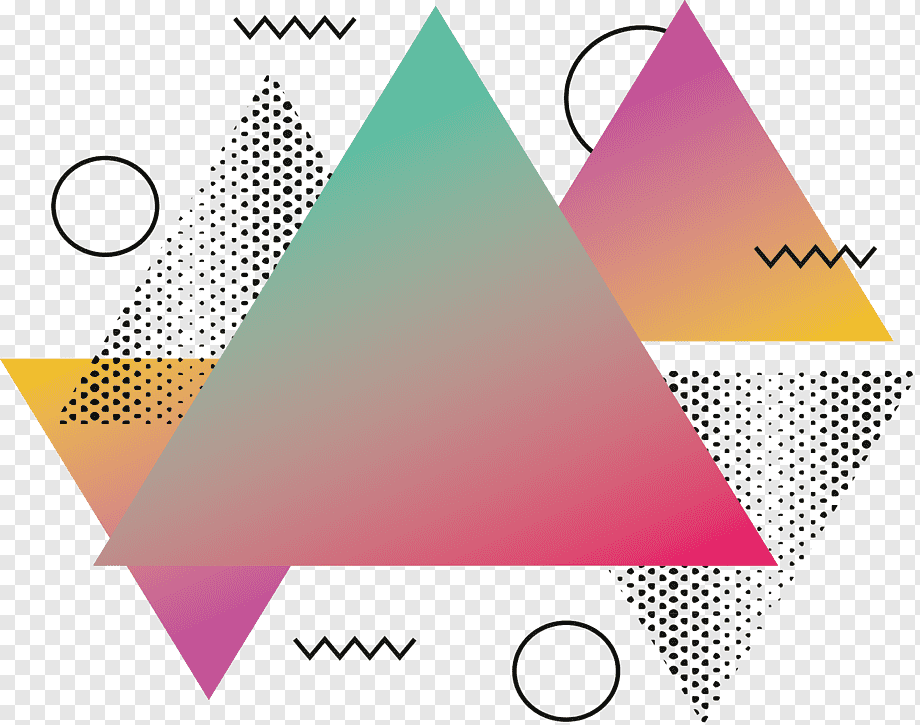
#> input picture SUAS/triangleimage.png, 920 x 725 px
$ python triangle.py
#> lines starting #> are read from the running program, lines starting #| are printed output that depends on the picture; after the words box and inside, x2 and y2 are one past the last pixel; in counts of white or black regions, pixels touching at a corner belong together
import cv2
import numpy as np

def detect_triangles(image_path):
    # Read the image
#> called with image_path = 'triangleimage.png'
    color = cv2.imread(image_path)
#> color is the input picture: shape (725, 920, 3); mean B, G, R 189.7, 192.8, 213.5
    cv2.namedWindow("input")
    cv2.imshow("input", color)

    # Convert it to gray
    gray = cv2.cvtColor(color, cv2.COLOR_BGR2GRAY)
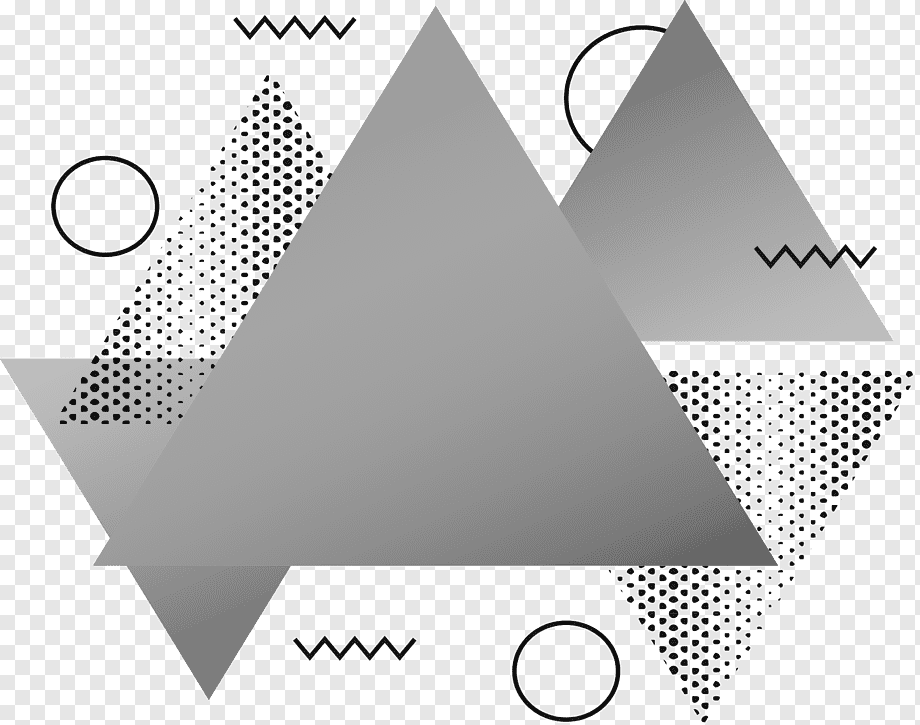
#> gray: shape (725, 920); min 14, max 255, mean 198.6

    # Apply Canny edge detection
    canny = cv2.Canny(gray, 50, 150)
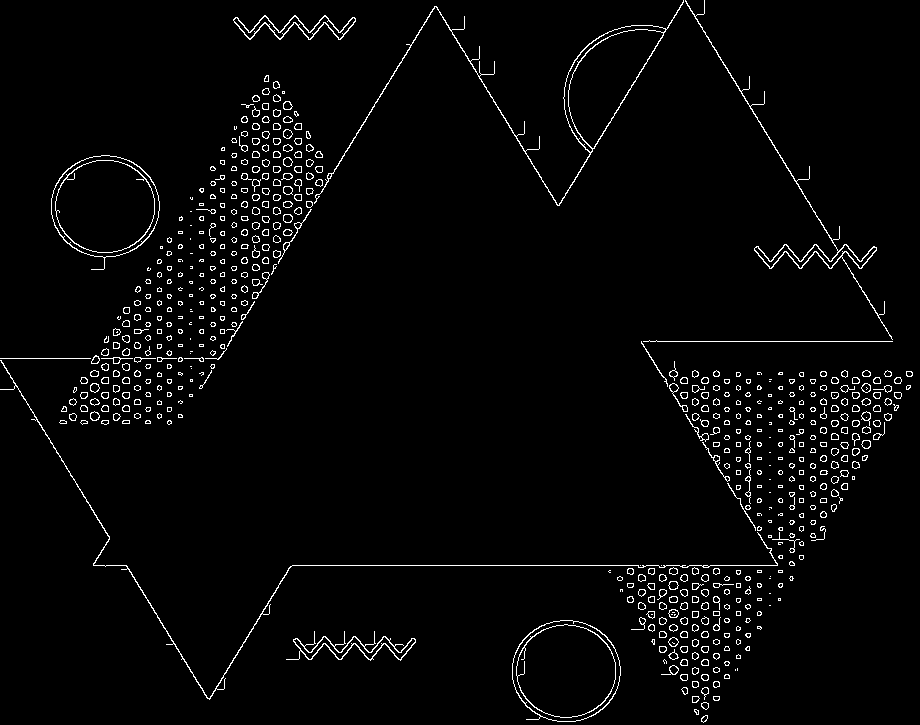
#> canny: shape (725, 920); 2.8% white in thin lines or dots
    canny_display = cv2.cvtColor(canny, cv2.COLOR_GRAY2BGR)  # Convert to BGR for display
#> canny_display: shape (725, 920, 3); 2.8% white in thin lines or dots
    cv2.namedWindow("canny")
    cv2.imshow("canny", canny_display)

    # Find contours in the Canny image
    contours, _ = cv2.findContours(canny, cv2.RETR_EXTERNAL, cv2.CHAIN_APPROX_SIMPLE)
#> contours = 577 contours, 296 with area under 20; largest, box (x1, y1, x2, y2) and area: (512, 620, 621, 722) 8638, (51, 155, 160, 270) 8636, (314, 0, 684, 206) 7058, (685, 0, 893, 340) 1112, (286, 631, 416, 661) 946

    # Filter contours to find triangles
    triangles = []
    for contour in contours:
        epsilon = 0.02 * cv2.arcLength(contour, True)
        approx = cv2.approxPolyDP(contour, epsilon, True)

        # If the contour has three vertices, it is a triangle
        if len(approx) == 3:
            triangles.append(approx)
#> this loop made 577 passes
#> epsilon on passes 1 to 3: 0.438, 0.325, 0.478
#> after the loop, triangles = [[[641, 341], [667, 386], [666, 379]]]

    # Draw the detected triangles
    cv2.drawContours(color, triangles, -1, (0, 255, 0), 2)
#> color: shape (725, 920, 3); 0.04% of pixels changed, all inside (x1, y1, x2, y2) = (640, 340, 669, 388)

    cv2.namedWindow("output")
    cv2.imshow("output", color)
    cv2.imwrite("detected_triangles.png", color)

    cv2.waitKey(0)
    cv2.destroyAllWindows()

if __name__ == "__main__":
    image_path = "triangleimage.png"  # Replace with the path to your image
    detect_triangles(image_path)
